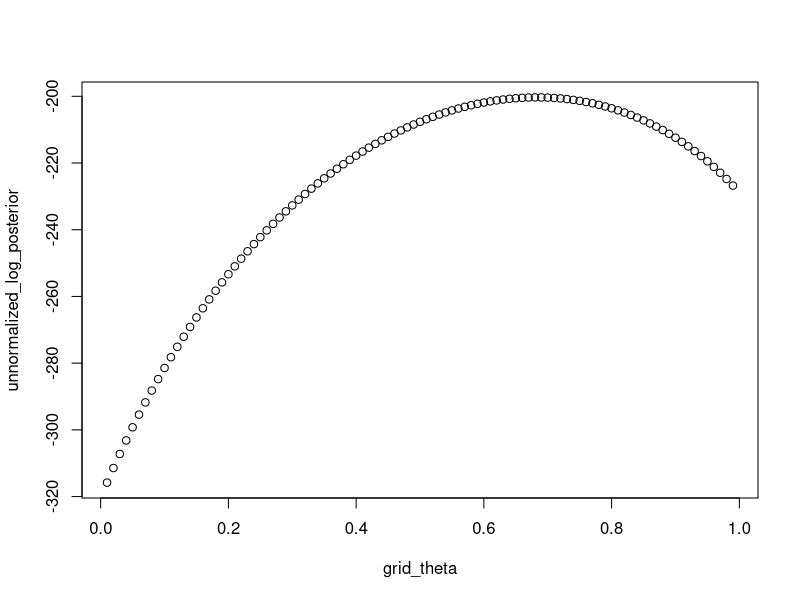
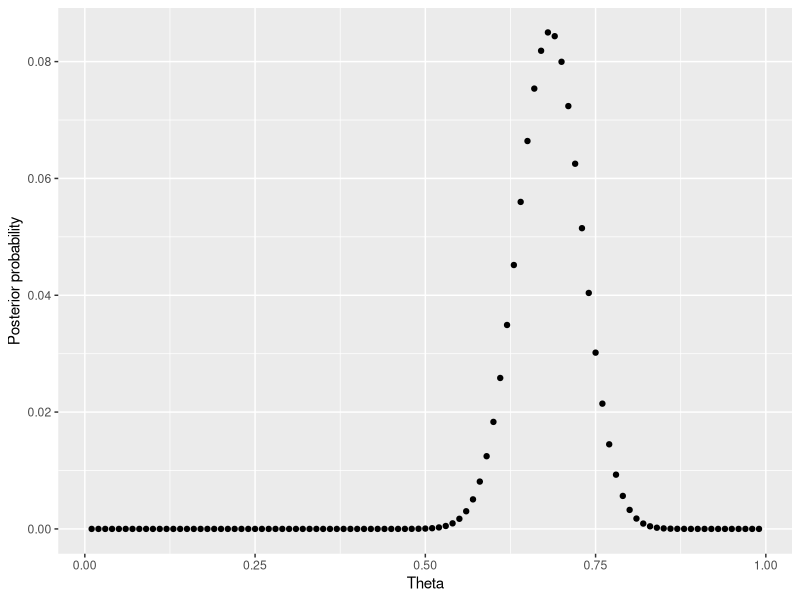
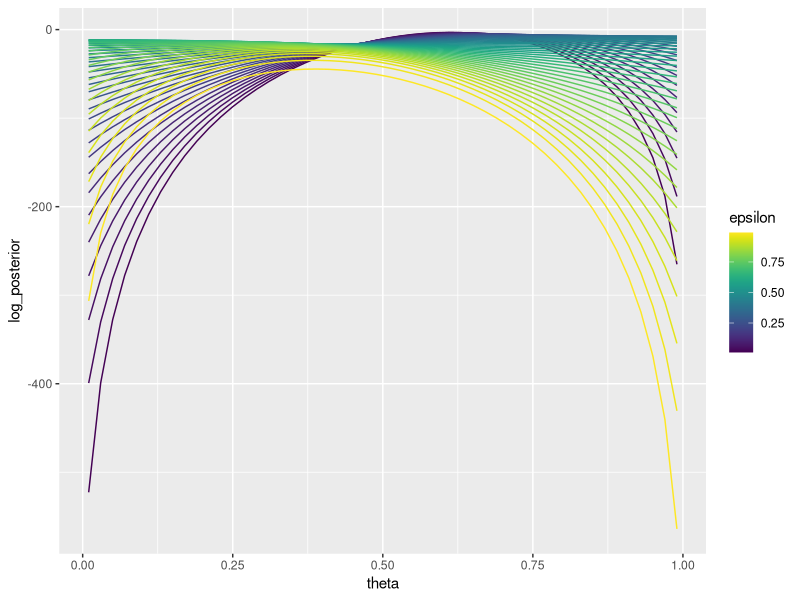
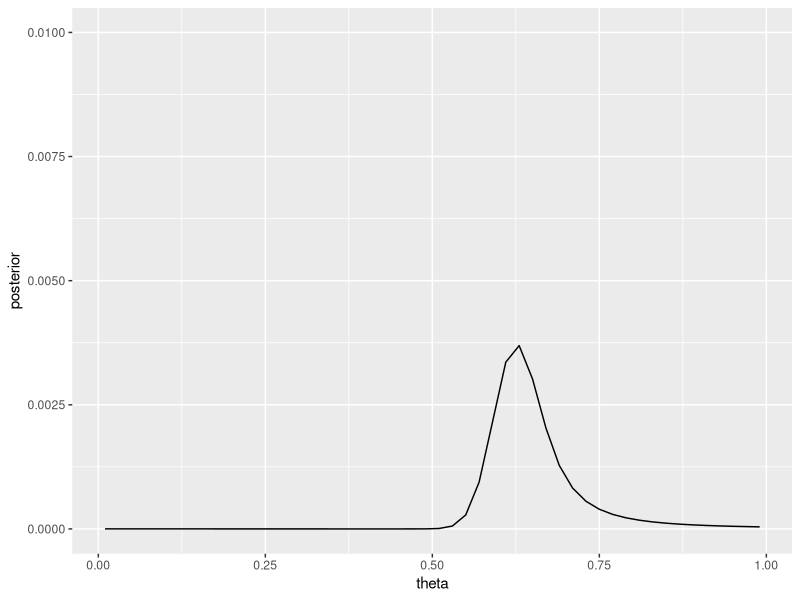

Generate these figures, in order, with R:
## ---- chunk 1
library(tidyverse)
library(matrixStats)
## ---- chunk 2
set.seed(1000)

# perturbs observations with probability epsilon
noisy_observation <- function(y, n = 1, epsilon = .2) {
  ys <- rep(y, n)
  noisy <- rbernoulli(p = epsilon, n = n)
  return(ifelse(noisy, 1-ys, ys))
}

n_samps <- 100 # this is technically j? 

alpha_theta <- 1
beta_theta <- 1

alpha_epsilon <- 1
beta_epsilon <- 10

theta <- .7
epsilon <- .2


# our training data n observations of individual exemplars of this concept y 
y_1 = rbernoulli(p = theta, n = 1)
y_2 = rbernoulli(p = theta, n = 1)
y_3 = rbernoulli(p = theta, n = 1)

# noisy_observation(y = 1, n = 10, epsilon = .2)

z_bar = c(noisy_observation(y = y_1, n = n_samps, epsilon = epsilon),
          noisy_observation(y = y_2, n = n_samps, epsilon = epsilon),
          noisy_observation(y = y_3, n = n_samps, epsilon = epsilon))
## ---- chunk 3
lp_theta_given_z <- function(z_bar, 
                             theta, epsilon, 
                             alpha_theta, beta_theta, 
                             alpha_epsilon, beta_epsilon) {
  lp_z_given_theta(z_bar, theta, epsilon) + 
    lp_theta(theta, alpha_theta, beta_theta) + 
    lp_epsilon(epsilon, alpha_epsilon, beta_epsilon)
}

lp_z_given_theta <- function(z_bar, theta, epsilon) {
  sum(sapply(z_bar, 
             function(x) lp_zij_given_theta(zij = x, 
                                            theta = theta, 
                                            epsilon = epsilon)))
}

lp_zij_given_theta <- function(zij, theta, epsilon) {

  matrixStats::logSumExp(
    c(lp_zij_given_y(zij, 1, epsilon) + 
        lp_yi_given_theta(1, theta),
      lp_zij_given_y(zij, 0, epsilon) + 
        lp_yi_given_theta(0, theta)))
}

lp_yi_given_theta <- function(yi, theta) {
  dbinom(yi, size = 1, prob = theta, log = TRUE)
}

lp_zij_given_y <- function(zij, yi, epsilon) {
  if (zij == yi) {
    log(1-epsilon)
  } else {
    log(epsilon)
  }
}

lp_theta <- function(theta, alpha, beta) {
  dbeta(x = theta, shape1 = alpha, shape2 = beta, 
            log = TRUE)
}

lp_epsilon <- function(theta, alpha, beta) {
  dbeta(x = theta, shape1 = alpha, shape2 = beta, 
            log = TRUE)
}
## ---- chunk 4
lp_zij_given_theta(1, .3, epsilon)
lp_z_given_theta(z_bar, .3, epsilon)
lp_theta_given_z(z_bar, .3, epsilon, alpha_theta, beta_theta, alpha_epsilon, beta_epsilon)
lp_theta_given_z(z_bar, .7, epsilon, alpha_theta, beta_theta, alpha_epsilon, beta_epsilon)
## ---- chunk 5
grid_theta <- seq(0.01, .99, .01)

unnormalized_log_posterior <- sapply(grid_theta, 
                                 function(x) 
                                   lp_theta_given_z(z_bar = z_bar, 
                                                    theta = x, 
                                                    epsilon = epsilon, 
                                                    alpha_theta = alpha_theta, 
                                                    beta_theta = beta_theta,
                                                    alpha_epsilon = alpha_epsilon, 
                                                    beta_epsilon = beta_epsilon))

plot(grid_theta, unnormalized_log_posterior)
## ---- chunk 6
log_posterior = unnormalized_log_posterior - matrixStats::logSumExp(unnormalized_log_posterior)

posterior = exp(log_posterior)

qplot(grid_theta, posterior) + 
  ylab("Posterior probability") +
  xlab("Theta")
## ---- chunk 7
posterior_entropy = sum(- posterior * log(posterior))
posterior_entropy
## ---- chunk 8
grid_theta <- seq(0.01, .99, .02)
grid_epsilon <- seq(0.01, .99, .02)

samps <- expand_grid(theta = grid_theta,
                     epsilon = grid_epsilon) 
  

samps$unnormalized_log_posterior <- mapply(function(x, y) 
                                   lp_theta_given_z(z_bar = z_bar, 
                                                    theta = x, 
                                                    epsilon = y, 
                                                    alpha_theta = alpha_theta, 
                                                    beta_theta = beta_theta,
                                                    alpha_epsilon = alpha_epsilon, 
                                                    beta_epsilon = beta_epsilon), 
                                   samps$theta, 
                                   samps$epsilon)


## ---- chunk 9
samps$log_posterior = samps$unnormalized_log_posterior - matrixStats::logSumExp(samps$unnormalized_log_posterior)

ggplot(samps, 
       aes(x = theta, y = log_posterior, col = epsilon, group = epsilon)) +
  geom_line() + 
  viridis::scale_color_viridis()

## ---- chunk 10
# average = sum(x) / length(x) 
# log average = logsumexp(x)  + log(1/length(x))
 #= log

# log(sum(x)/length(x)) = log(sum(x)) - log(length(x)) = 
 # = log(logsumexp(x)))

theta_posterior <- samps %>%
  group_by(theta) %>%
  summarise(log_posterior = matrixStats::logSumExp(log_posterior) + 
              log(1/length(log_posterior))) %>%
  mutate(posterior = exp(log_posterior))

ggplot(theta_posterior, 
       aes(x = theta, y = posterior)) +
  geom_line() + 
  viridis::scale_color_viridis() +
  ylim(0,.01)
  

## ---- chunk 11
theta_posterior
